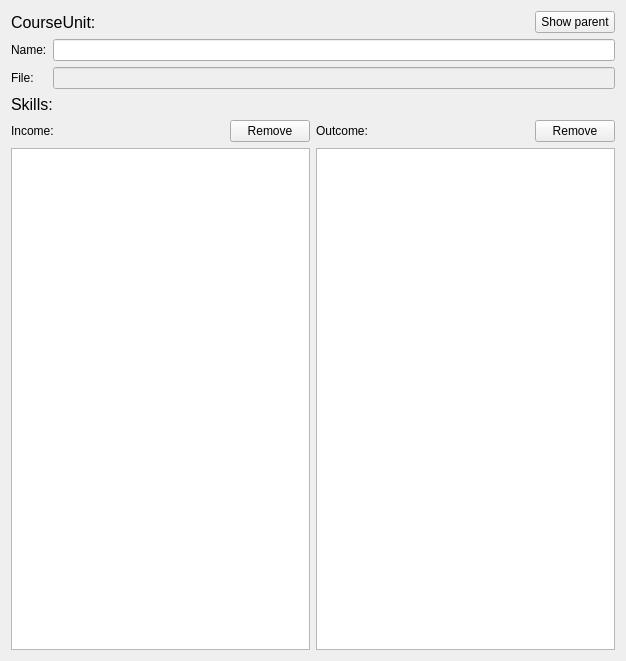
<?xml version="1.0" encoding="UTF-8"?>
<ui version="4.0">
 <class>BaseInfoAndSkills</class>
 <widget class="QWidget" name="BaseInfoAndSkills">
  <property name="geometry">
   <rect>
    <x>0</x>
    <y>0</y>
    <width>626</width>
    <height>661</height>
   </rect>
  </property>
  <property name="windowTitle">
   <string>Form</string>
  </property>
  <layout class="QVBoxLayout" name="verticalLayout">
   <item>
    <layout class="QHBoxLayout" name="horizontalLayout_4">
     <item>
      <widget class="QLabel" name="label">
       <property name="font">
        <font>
         <pointsize>12</pointsize>
        </font>
       </property>
       <property name="text">
        <string>CourseUnit:</string>
       </property>
      </widget>
     </item>
     <item alignment="Qt::AlignRight">
      <widget class="QPushButton" name="showParent">
       <property name="text">
        <string>Show parent</string>
       </property>
      </widget>
     </item>
    </layout>
   </item>
   <item>
    <layout class="QFormLayout" name="formLayout">
     <item row="0" column="0">
      <widget class="QLabel" name="nameLabel">
       <property name="text">
        <string>Name:</string>
       </property>
      </widget>
     </item>
     <item row="0" column="1">
      <widget class="QLineEdit" name="nameLineEdit"/>
     </item>
     <item row="1" column="0">
      <widget class="QLabel" name="fileLabel">
       <property name="text">
        <string>File:</string>
       </property>
      </widget>
     </item>
     <item row="1" column="1">
      <widget class="QLineEdit" name="fileLineEdit">
       <property name="enabled">
        <bool>false</bool>
       </property>
       <property name="readOnly">
        <bool>true</bool>
       </property>
      </widget>
     </item>
    </layout>
   </item>
   <item>
    <widget class="QLabel" name="label_7">
     <property name="font">
      <font>
       <pointsize>12</pointsize>
      </font>
     </property>
     <property name="text">
      <string>Skills:</string>
     </property>
    </widget>
   </item>
   <item>
    <layout class="QGridLayout" name="gridLayout">
     <item row="1" column="0">
      <widget class="QTreeView" name="inList"/>
     </item>
     <item row="0" column="0">
      <layout class="QHBoxLayout" name="horizontalLayout_2">
       <item>
        <widget class="QLabel" name="label_2">
         <property name="text">
          <string>Income:</string>
         </property>
        </widget>
       </item>
       <item alignment="Qt::AlignRight">
        <widget class="QPushButton" name="removeIn">
         <property name="text">
          <string>Remove</string>
         </property>
        </widget>
       </item>
      </layout>
     </item>
     <item row="0" column="1">
      <layout class="QHBoxLayout" name="horizontalLayout_3">
       <item>
        <widget class="QLabel" name="label_8">
         <property name="text">
          <string>Outcome:</string>
         </property>
        </widget>
       </item>
       <item alignment="Qt::AlignRight">
        <widget class="QPushButton" name="removeOut">
         <property name="text">
          <string>Remove</string>
         </property>
        </widget>
       </item>
      </layout>
     </item>
     <item row="1" column="1">
      <widget class="QTreeView" name="outList"/>
     </item>
    </layout>
   </item>
  </layout>
 </widget>
 <resources/>
 <connections/>
</ui>
